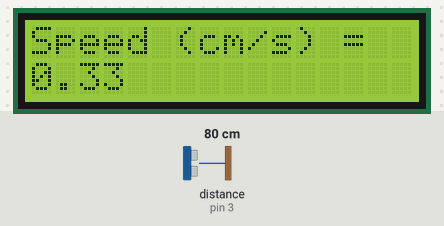
The sketch below on a simulated Arduino Uno, built with avr-gcc and run on an emulated ATmega328P. Shown: 16×2 character LCD. Wiring (inferred from the names in the program): ultrasonic range finder: trigger pin 2; echo pin 3. The inputs (shaded band) are chosen by the test bench; at power-on: distance to the obstacle (sensor on pin 3) 80 cm. The echo pulse lasts 58.3 µs per cm; what the sketch prints to the serial monitor is not drawn.

Above: at 1.6 s.
1.7 s: distance to the obstacle (sensor on pin 3) set to 2 cm
At 2.5 s:
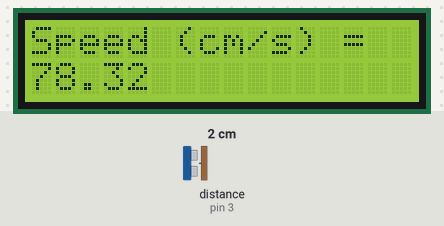
4.6 s: distance to the obstacle (sensor on pin 3) set to 4 cm
At 5.5 s:
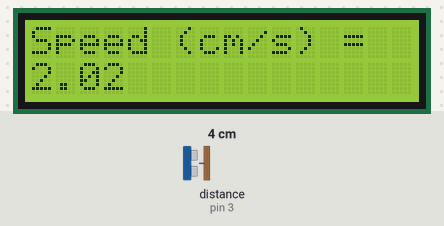
7.7 s: distance to the obstacle (sensor on pin 3) set to 9 cm
At 9.1 s:
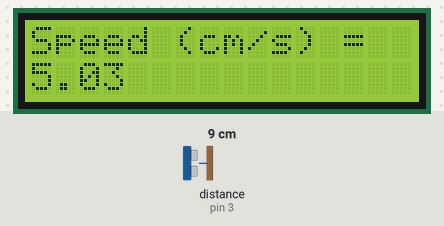
Timing chart, 0 to 10.7 s (numbered marks = the images above; inputs shaded):
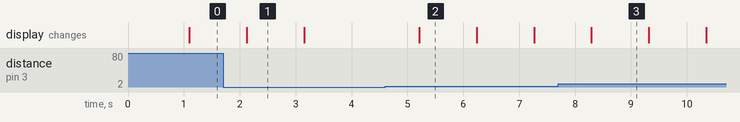

The sketch:

Task1.ino
```cpp
#include <LiquidCrystal_I2C.h>
#include <Wire.h>

#define TRIG_PIN 2
#define ECHO_PIN 3
#define SOUND_SPEED_CM_PER_US 0.03445 // Speed of sound in cm/µs

float distance1, distance2, speed;
const float DELAY_TIME_SEC = 1.0; // delay time in seconds

LiquidCrystal_I2C lcd(0x27, 16, 2);

void setup() {
  pinMode(TRIG_PIN, OUTPUT);
  pinMode(ECHO_PIN, INPUT);
  Serial.begin(9600);
  lcd.init();
  lcd.backlight();
}

void loop() {
  calculateSpeed();
  printSpeedOnLCD();

  if (speed == 0) {
    lcd.setCursor(11, 1);
    lcd.print("Move!");
  }
}

float calculateDistance() {
  digitalWrite(TRIG_PIN, LOW);
  delayMicroseconds(2);
  digitalWrite(TRIG_PIN, HIGH);
  delayMicroseconds(10);
  digitalWrite(TRIG_PIN, LOW);

  float duration = pulseIn(ECHO_PIN, HIGH); // Duration in µs
  float distance = (duration * SOUND_SPEED_CM_PER_US) / 2.0; // Calculating distance in cm

  Serial.print("Distance in cm = ");
  Serial.println(distance);

  return distance;
}

void calculateSpeed() {
  distance1 = calculateDistance();
  delay(DELAY_TIME_SEC * 1000); // Delay in milliseconds
  distance2 = calculateDistance();

  if (abs(distance2 - distance1) <= 0.2) {
    speed = 0;
  } else {
    speed = abs(distance2 - distance1) / DELAY_TIME_SEC;
  }

  Serial.print("Speed (cm/s) = ");
  Serial.println(speed);
}

void printSpeedOnLCD() {
  lcd.clear();
  lcd.setCursor(0, 0);
  lcd.print("Speed (cm/s) =");
  lcd.setCursor(0, 1);
  lcd.print(speed);
}
```

Measured:
- after the input at 1.7 s, the display: changes after 0.43 s (image 1)
- after the input at 4.6 s, the display: changes after 0.61 s (image 2)
- after the input at 7.7 s, the display: changes after 0.59 s (image 3)
- what the display in image 1 shows lasts 1.1 s, from 2.1 s to 3.2 s
